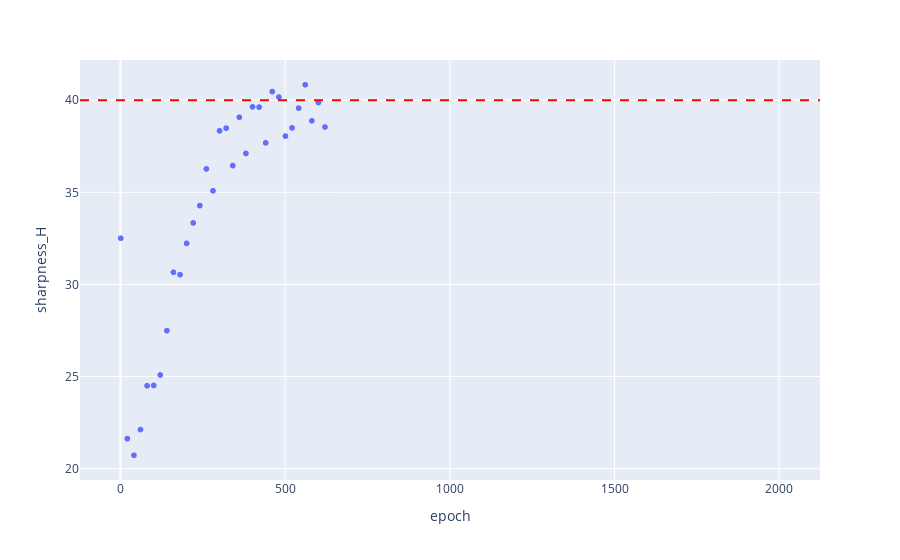

Notebook source saved alongside this figure:
### Code cell
fig = px.scatter(out[out['model_id']==5], x='epoch', y='sharpness_H')
fig.add_hline(y=2/0.05, line_dash="dash", line_color="red")
fig.show()

### Figure 1 — Plotly figure (JSON) as saved in the notebook; plotly's stock layout.template omitted (floating-point values rounded to 4 significant figures; data arrays with more than 128 entries replaced by an {"elided": "..."} marker saying what was removed)
{"data": [{"hovertemplate": "epoch=%{x}<br>sharpness_H=%{y}<extra></extra>", "legendgroup": "", "marker": {"color": "#636efa", "symbol": "circle"}, "mode": "markers", "name": "", "showlegend": false, "x": {"elided": "2000 int values"}, "xaxis": "x", "y": {"elided": "2000 float values"}, "yaxis": "y", "type": "scattergl"}], "layout": {"xaxis": {"anchor": "y", "domain": [0.0, 1.0], "title": {"text": "epoch"}}, "yaxis": {"anchor": "x", "domain": [0.0, 1.0], "title": {"text": "sharpness_H"}}, "legend": {"tracegroupgap": 0}, "margin": {"t": 60}, "shapes": [{"line": {"color": "red", "dash": "dash"}, "type": "line", "x0": 0, "x1": 1, "xref": "x domain", "y0": 40.0, "y1": 40.0, "yref": "y"}]}}
